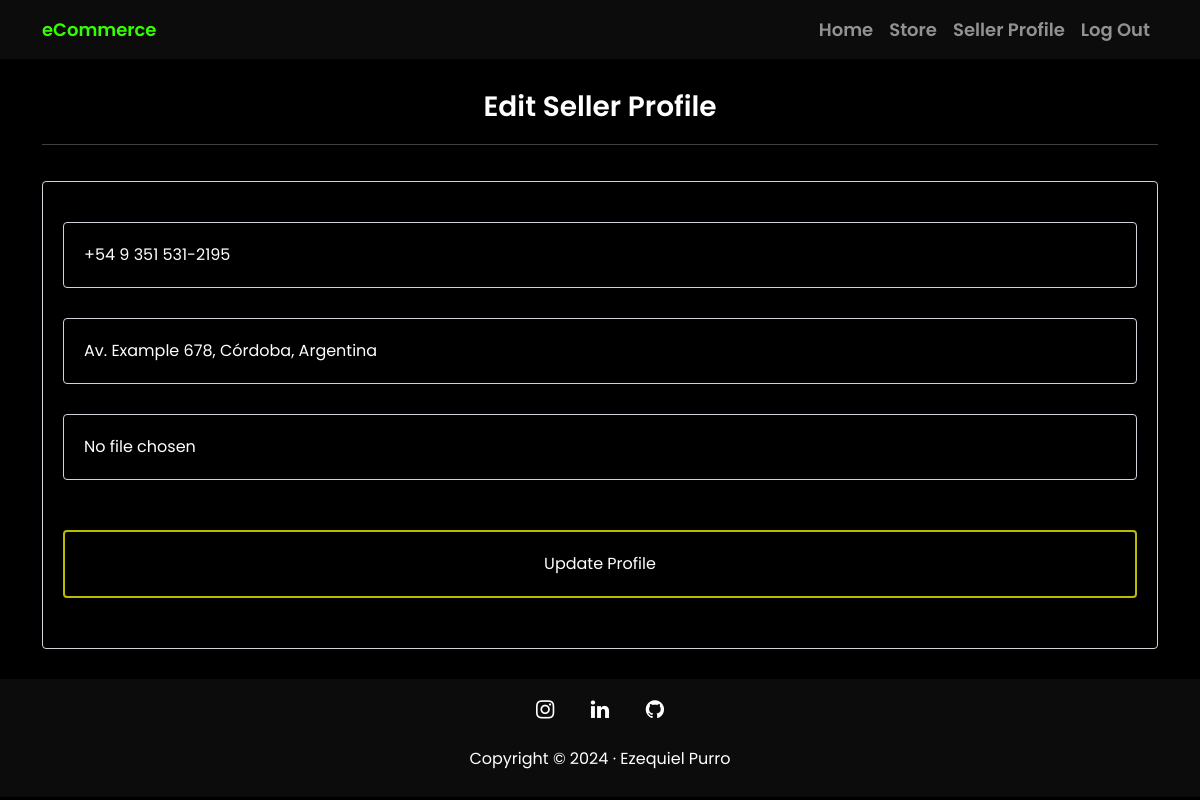
Screenshot of /accounts/seller/update-profile/1/eze/ (signed in) with the database file from the repository.
### registration/models.py (models this page shows, shortened)
class Seller(models.Model):
    user = models.OneToOneField(User, on_delete=models.CASCADE)
    phone_number = models.CharField(max_length=30, null=True, blank=True, verbose_name='Phone number')
    direction = models.CharField(max_length=80, null=True, blank=True, verbose_name='Direction')
    avatar = models.ImageField(upload_to='members', null=True, blank=True, verbose_name='Avatar')
    class Meta:
        verbose_name = "Seller"
        verbose_name_plural = "Sellers"
        ordering = ['-user']

### registration/views.py (the view, shortened to what this page needs)
# urls.py: path('seller/update-profile/<int:pk>/<slug:slug>/', SellerUpdateView.as_view(), name="seller_update"),
class SellerUpdateView(UpdateView):
    model = Seller
    template_name_suffix = "_update_form"
    form_class = SellerForm

### registration/forms.py
class SellerForm(forms.ModelForm):
    class Meta:
        model = Seller
        fields = ['phone_number', 'direction', 'avatar']
        widgets = {
            'phone_number': forms.TextInput(attrs={
                'class':'form-control',
                'placeholder':'Phone number',
                'name':'phone_number',}
            ),
            'direction': forms.TextInput(attrs={
                'class':'form-control',
                'placeholder':'Direction',
                'name':'direction',}
            ),
            'avatar': forms.FileInput(attrs={
                'class':'form-control',
                'name':'avatar'}
            ),
        }

### registration/templates/registration/seller_update_form.html (shortened to what this page needs)
{% extends 'core/base.html' %}
{% block content %}
     <section id="auth">
        <div class="container">
            <div class="row">
                <div class="col-12 text-center title-cont">
                    <h3 class="title">Edit Seller Profile</h3>
                    <hr>
                </div>
            </div>
        </div>
        <div class="container">
            <div class="row">
                <div class="col-12 col-md-12 col-lg-12">
                    <form action="" class="form-control" method="post" enctype="multipart/form-data">
                        {{form.phone_number}}
                        {{form.direction}}
                        {{form.avatar}}
                        <input type="submit" class="form-control btn btn-primary update" value="Update Profile">
                    </form>
                </div>
            </div>
        </div>
     </section>
{% endblock %}

### core/static/core/css/styles.css (style rules this page uses)
* { font-family: 'Poppins', sans-serif; }
body { background-color: black; }
.title { margin: 20px; font-weight: 600; }

### rows the page displays
Seller: phone_number "+54 9 351 531-2195", direction "Av. Example 678, Córdoba, Argentina"
